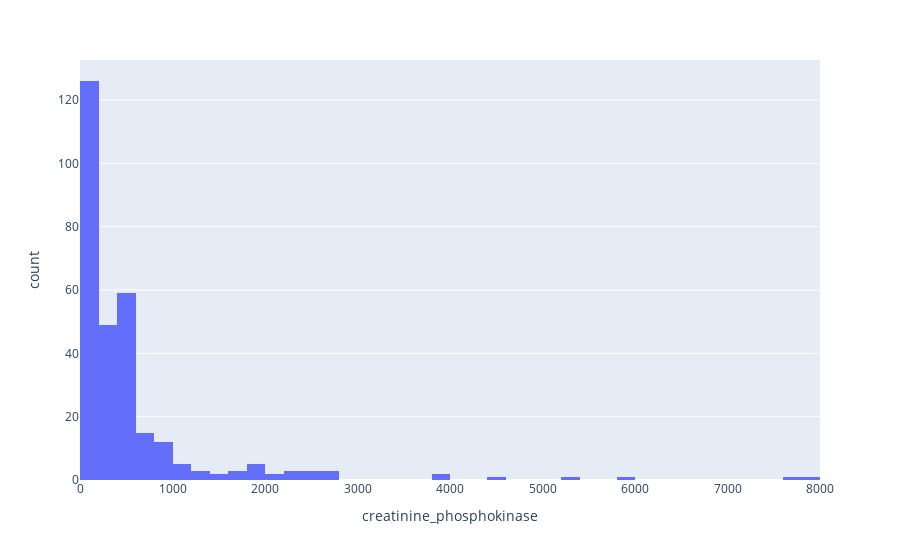

The cell this chart's notebook holds for it:
### Code cell
# showing plots to discover outliers 
# px.histogram(df, x='creatinine_phosphokinase')
fig = px.histogram(df, x='creatinine_phosphokinase')
# fig = px.scatter(x=df['creatinine_phosphokinase'], y=)
fig.show()

fig = px.histogram(df, x='ejection_fraction')
# fig = px.scatter(x=df['creatinine_phosphokinase'], y=)
fig.show()

# Stackoverflow: How to display plotly graph in github (from jupyter notebook)?
# https://stackoverflow.com/questions/73297100/how-to-display-plotly-graph-in-github-from-jupyter-notebook

### Figure 1 — Plotly figure (JSON) as saved in the notebook; plotly's stock layout.template omitted (floating-point values rounded to 4 significant figures; data arrays with more than 128 entries replaced by an {"elided": "..."} marker saying what was removed)
{"data": [{"alignmentgroup": "True", "bingroup": "x", "hovertemplate": "creatinine_phosphokinase=%{x}<br>count=%{y}<extra></extra>", "legendgroup": "", "marker": {"color": "#636efa", "pattern": {"shape": ""}}, "name": "", "offsetgroup": "", "orientation": "v", "showlegend": false, "type": "histogram", "x": {"elided": "299 int values"}, "xaxis": "x", "yaxis": "y"}], "layout": {"barmode": "relative", "legend": {"tracegroupgap": 0}, "margin": {"t": 60}, "xaxis": {"anchor": "y", "domain": [0, 1], "title": {"text": "creatinine_phosphokinase"}}, "yaxis": {"anchor": "x", "domain": [0, 1], "title": {"text": "count"}}}}
